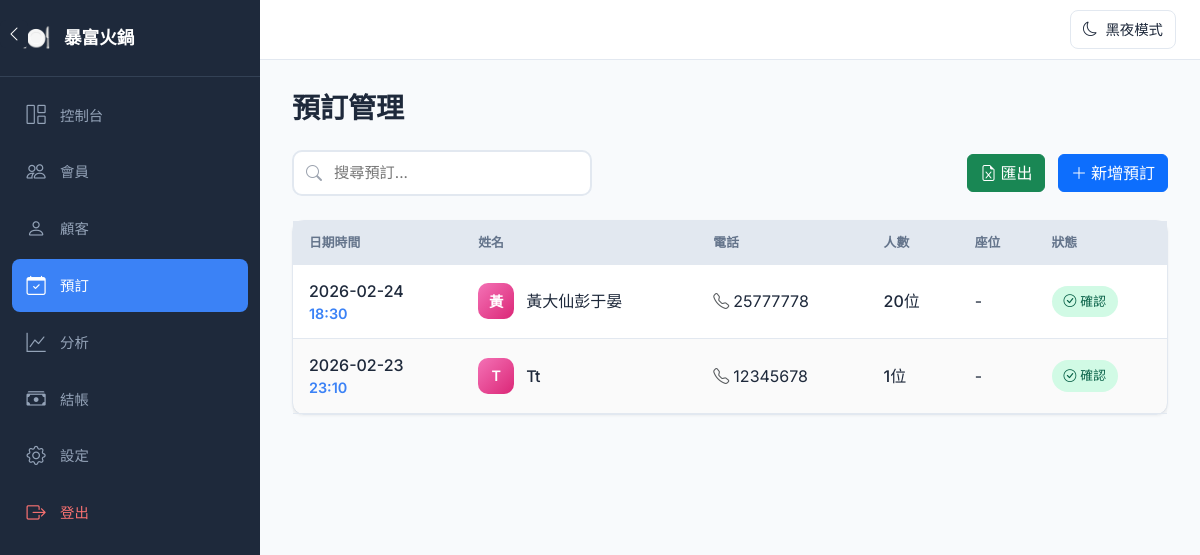
/reservations (signed in), run on an earlier commit of the app's database.
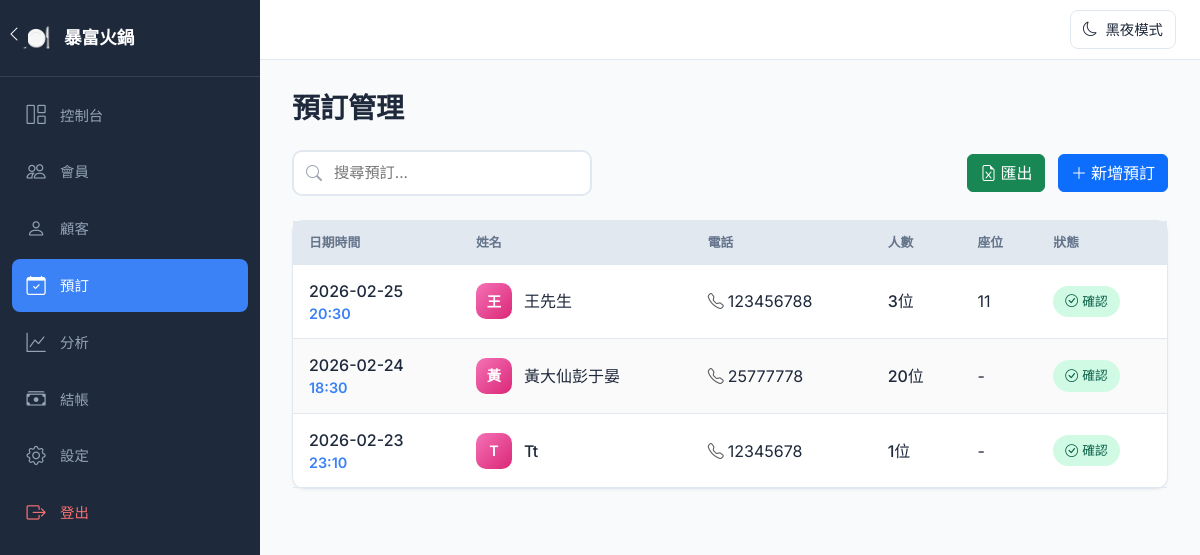
And on a later commit of the database.
### app.py (models this page shows)
class Settings(Base):
    __tablename__ = 'settings'
    id = Column(Integer, primary_key=True)
    restaurant_name = Column(String(100), default='我的餐廳')
    dark_mode = Column(Integer, default=0)  # 0 = light, 1 = dark

class Reservation(Base):
    __tablename__ = 'reservations'
    id = Column(Integer, primary_key=True)
    customer_id = Column(Integer, ForeignKey('customers.id'), nullable=True)
    name = Column(String(100), nullable=False)
    phone = Column(String(20), nullable=False)
    email = Column(String(100))
    date = Column(DateTime, nullable=False)
    party_size = Column(Integer, default=1)
    table_number = Column(String(20))
    status = Column(String(20), default='confirmed')  # confirmed, seated, completed, no_show, cancelled
    note = Column(Text)
    created_at = Column(DateTime, default=datetime.utcnow)
    created_by_employee_id = Column(Integer, ForeignKey('employees.id'))

### app.py (the view, shortened to what this page needs)
@app.route('/reservations')
@login_required
def reservations():
    db = get_db_session()
    date_filter = request.args.get('date')
    search = request.args.get('search', '').strip()
    query = db.query(Reservation)
    if search:
        query = query.filter(
            (Reservation.name.like(f'%{search}%')) |
            (Reservation.phone.like(f'%{search}%'))
        )
    reservations_list = query.order_by(Reservation.date.desc()).limit(50).all()
    db.close()
    return render_template('reservations.html', reservations=reservations_list, search=search)

### app.py (called while the page is built)
@app.after_request
def add_header(response):
    response.headers['Cache-Control'] = 'no-cache, no-store, must-revalidate'
    response.headers['Pragma'] = 'no-cache'
    response.headers['Expires'] = '0'
    return response

@app.context_processor
def inject_dark_mode():
    db = get_db_session()
    settings_obj = db.query(Settings).first()
    dark_mode = settings_obj.dark_mode if settings_obj else 0
    restaurant_name = settings_obj.restaurant_name if settings_obj else '我的餐廳'
    db.close()
    return dict(dark_mode=dark_mode, restaurant_name=restaurant_name)

def get_db_session():
    return Session()

def login_required(f):
    @wraps(f)
    def decorated_function(*args, **kwargs):
        if 'employee_id' not in session:
            return redirect(url_for('login'))
        return f(*args, **kwargs)
    return decorated_function

### templates/reservations.html (shortened to what this page needs)
{% extends "base.html" %}
{% block content %}
<h1 class="page-title">預訂管理</h1>
<div class="d-flex justify-content-between align-items-center mb-4">
    <form method="GET" action="{{ url_for('reservations') }}" class="search-box" style="display: flex; align-items: center; width: 300px;">
        <i class="bi bi-search" style="position: absolute; left: 14px; color: #9ca3af;"></i>
        <input type="text" name="search" placeholder="搜尋預訂..." class="search-input" value="{{ search or '' }}" style="padding-left: 40px;">
    </form>
    <div>
        <a href="{{ url_for('export_data', type='reservations') }}" class="btn btn-success me-2">
            <i class="bi bi-file-earmark-excel me-1"></i>匯出
        </a>
        <a href="{{ url_for('add_reservation') }}" class="btn btn-primary">
            <i class="bi bi-plus-lg me-1"></i>新增預訂
        </a>
    </div>
</div>
<div class="custom-card">
    <div class="table-responsive">
        <table class="custom-table">
            <thead>
                <tr>
                    <th>日期時間</th>
                    <th>姓名</th>
                    <th>電話</th>
                    <th>人數</th>
                    <th>座位</th>
                    <th>狀態</th>
                </tr>
            </thead>
            <tbody>
                {% for res in reservations %}
                <tr>
                    <td>
                        <div class="datetime">
                            <span class="date">{{ res.date.strftime('%Y-%m-%d') }}</span>
                            <span class="time">{{ res.date.strftime('%H:%M') }}</span>
                        </div>
                    </td>
                    <td>
                        <div class="customer-info">
                            <div class="customer-avatar" style="background: linear-gradient(135deg, #f472b6, #db2777);">
                                {{ res.name[0] }}
                            </div>
                            <span class="customer-name">{{ res.name }}</span>
                        </div>
                    </td>
                    <td><i class="bi bi-telephone me-1 text-muted"></i>{{ res.phone }}</td>
                    <td><span class="party-size">{{ res.party_size }}位</span></td>
                    <td>{{ res.table_number or '-' }}</td>
                    <td>
                        {% if res.status == 'confirmed' %}
                        <span class="status-badge confirmed"><i class="bi bi-check-circle me-1"></i>確認</span>
                        {% elif res.status == 'seated' %}
                        <span class="status-badge seated"><i class="bi bi-people me-1"></i>已入座</span>
                        {% elif res.status == 'no_show' %}
                        <span class="status-badge no-show"><i class="bi bi-x-circle me-1"></i>No-Show</span>
                        {% else %}
                        <span class="status-badge">{{ res.status }}</span>
                        {% endif %}
                    </td>
                </tr>
                {% endfor %}
            </tbody>
        </table>
    </div>
</div>
{% endblock %}

### templates/base.html (shortened to what this page needs)
<!DOCTYPE html>
<html lang="zh-HK">
<head>
    <link href="https://cdn.jsdelivr.net/npm/bootstrap@5.3.3/dist/css/bootstrap.min.css" rel="stylesheet">
    <link rel="stylesheet" href="https://cdn.jsdelivr.net/npm/bootstrap-icons@1.11.0/font/bootstrap-icons.css">
</head>
<body>
    <nav id="sidebar">
        <div class="sidebar-brand">
            <span class="sidebar-brand-icon">🍽️</span>
            <span class="sidebar-brand-text">{{ restaurant_name|default('暴富火鍋') }}</span>
        </div>
        <ul class="sidebar-menu">
            <li class="sidebar-menu-item">
                <a href="{{ url_for('dashboard') }}" class="sidebar-menu-link {% if request.endpoint == 'dashboard' %}active{% endif %}">
                    <i class="bi bi-grid-1x2"></i><span>控制台</span>
                </a>
            </li>
            <li class="sidebar-menu-item">
                <a href="{{ url_for('members') }}" class="sidebar-menu-link {% if request.endpoint in ['members', 'add_member', 'edit_member', 'topup_member'] %}active{% endif %}">
                    <i class="bi bi-people"></i><span>會員</span>
                </a>
            </li>
            <li class="sidebar-menu-item">
                <a href="{{ url_for('customers') }}" class="sidebar-menu-link {% if request.endpoint in ['customers', 'add_customer', 'edit_customer'] %}active{% endif %}">
                    <i class="bi bi-person"></i><span>顧客</span>
                </a>
            </li>
            <li class="sidebar-menu-item">
                <a href="{{ url_for('reservations') }}" class="sidebar-menu-link {% if request.endpoint in ['reservations', 'add_reservation'] %}active{% endif %}">
                    <i class="bi bi-calendar-check"></i><span>預訂</span>
                </a>
            </li>
            <li class="sidebar-menu-item">
                <a href="{{ url_for('analytics') }}" class="sidebar-menu-link {% if request.endpoint == 'analytics' %}active{% endif %}">
                    <i class="bi bi-graph-up"></i><span>分析</span>
                </a>
            </li>
            <li class="sidebar-menu-item">
                <a href="{{ url_for('checkout') }}" class="sidebar-menu-link {% if request.endpoint in ['checkout', 'checkout_result'] %}active{% endif %}">
                    <i class="bi bi-cash-stack"></i><span>結帳</span>
                </a>
            </li>
            <li class="sidebar-menu-item">
                <a href="{{ url_for('settings') }}" class="sidebar-menu-link {% if request.endpoint == 'settings' %}active{% endif %}">
                    <i class="bi bi-gear"></i><span>設定</span>
                </a>
            </li>
            <li class="sidebar-menu-item" style="margin-top: auto;">
                <a href="{{ url_for('logout') }}" class="sidebar-menu-link" style="color: #f87171;">
                    <i class="bi bi-box-arrow-right"></i><span>登出</span>
                </a>
            </li>
        </ul>
    </nav>
    <button id="sidebarToggle" onclick="toggleSidebar()">
        <i class="bi bi-chevron-left"></i>
    </button>
    <div class="top-bar">
        <button class="theme-toggle" onclick="toggleTheme()">
            <i class="bi bi-moon" id="themeIcon"></i>
            <span id="themeText">黑夜模式</span>
        </button>
    </div>
    <main id="mainContent">
        {% block content %}{% endblock %}
    </main>
</body>
</html>

### templates/base.html (style rules this page uses)
* { box-sizing: border-box; }
:root { --sidebar-width: 260px; --sidebar-collapsed: 72px; --sidebar-bg: #1e293b; --sidebar-hover: #334155; --sidebar-active: #3b82f6; --bg-color: #f8fafc; --card-bg: #ffffff; --text-color: #1e293b; --border-color: #e2e8f0; }
body { font-family: 'Inter', -apple-system, sans-serif; margin: 0; background: var(--bg-color); color: var(--text-color); transition: background 0.3s, color 0.3s; }
#sidebar { position: fixed; top: 0; left: 0; width: var(--sidebar-width); height: 100vh; background: var(--sidebar-bg); z-index: 1000; overflow: hidden; display: flex; flex-direction: column; transition: width 0.3s ease; }
.sidebar-brand { padding: 20px; border-bottom: 1px solid #334155; display: flex; align-items: center; gap: 12px; color: #fff; font-size: 1.1rem; font-weight: 600; white-space: nowrap; }
.sidebar-brand-icon { font-size: 1.5rem; min-width: 32px; text-align: center; }
.sidebar-menu { list-style: none; padding: 12px; margin: 0; flex: 1; }
.sidebar-menu-item { margin-bottom: 4px; }
.sidebar-menu-link { display: flex; align-items: center; gap: 12px; padding: 12px; color: #94a3b8; text-decoration: none; border-radius: 8px; font-weight: 500; font-size: 0.9rem; white-space: nowrap; transition: all 0.2s; }
.sidebar-menu-link.active { background: var(--sidebar-active); color: #fff; }
.sidebar-menu-link i { font-size: 1.2rem; min-width: 24px; text-align: center; }
#sidebarToggle { position: fixed; top: 20px; width: 28px; height: 28px; background: var(--sidebar-bg); border: none; border-radius: 6px; color: #fff; cursor: pointer; z-index: 1001; transition: left 0.3s ease, transform 0.3s ease; display: flex; align-items: center; justify-content: center; }
.top-bar { position: fixed; top: 0; left: var(--sidebar-width); right: 0; height: 60px; background: var(--card-bg); border-bottom: 1px solid var(--border-color); display: flex; align-items: center; justify-content: flex-end; padding: 0 24px; z-index: 999; transition: left 0.3s ease; }
.theme-toggle { background: none; border: 1px solid var(--border-color); border-radius: 8px; padding: 8px 12px; cursor: pointer; color: var(--text-color); display: flex; align-items: center; gap: 8px; font-size: 0.9rem; transition: all 0.2s; }
#mainContent { margin-left: var(--sidebar-width); margin-top: 60px; padding: 32px; min-height: calc(100vh - 60px); transition: margin-left 0.3s ease; }
.page-title { font-size: 1.75rem; font-weight: 600; margin-bottom: 24px; }
.custom-card { background: var(--card-bg); border: 1px solid var(--border-color); border-radius: 12px; box-shadow: 0 1px 3px rgba(0,0,0,0.05); }
.custom-table { width: 100%; border-collapse: collapse; }
.custom-table th { background: var(--border-color); padding: 12px 16px; font-weight: 600; font-size: 0.8rem; text-transform: uppercase; color: #64748b; text-align: left; }
.custom-table td { padding: 14px 16px; border-bottom: 1px solid var(--border-color); }

### templates/reservations.html (style rules this page uses)
.search-box { position: relative; width: 300px; }
.search-box i { position: absolute; left: 14px; top: 50%; transform: translateY(-50%); color: #9ca3af; }
.search-input { width: 100%; padding: 10px 14px 10px 40px; border: 2px solid var(--border-color); border-radius: 10px; font-size: 0.95rem; background: var(--card-bg); color: var(--text-color); transition: all 0.2s; }
.datetime { display: flex; flex-direction: column; }
.datetime .date { font-weight: 500; }
.datetime .time { font-size: 0.9rem; color: #3b82f6; font-weight: 600; }
.customer-info { display: flex; align-items: center; gap: 12px; }
.customer-avatar { width: 36px; height: 36px; border-radius: 10px; display: flex; align-items: center; justify-content: center; color: white; font-weight: 600; font-size: 0.9rem; }
.customer-name { font-weight: 500; }
.party-size { font-weight: 500; }
.status-badge { display: inline-flex; align-items: center; padding: 6px 12px; border-radius: 20px; font-size: 0.8rem; font-weight: 500; }
.status-badge.confirmed { background: #d1fae5; color: #065f46; }
.custom-table tbody tr { transition: background 0.2s; }
.custom-table tbody tr:nth-child(even) { background: rgba(0,0,0,0.02); }

What changed in the data, as far as the page shows it:
added Reservation: date "2026-02-25", date "20:30", name "王", name "王先生", phone "123456788", party_size "3", table_number "11", status "confirmed" (drawn)
